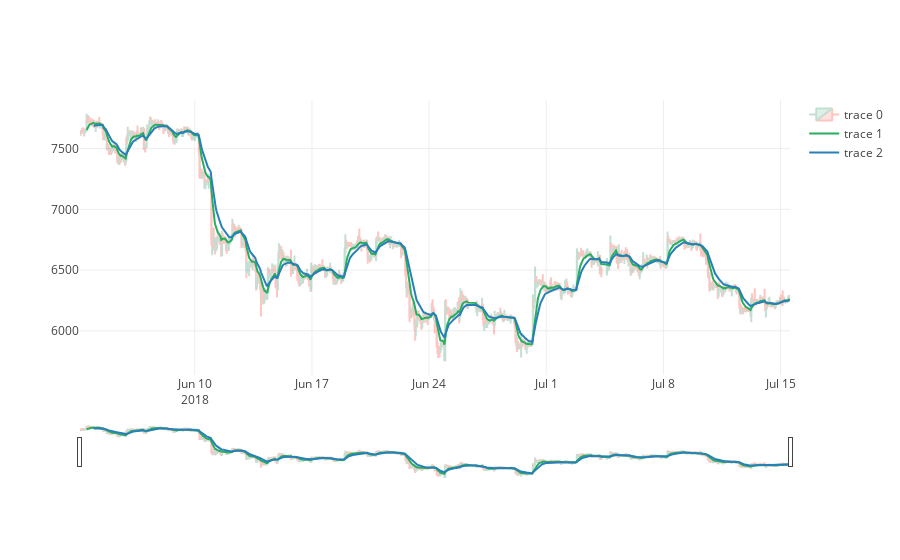

Notebook code cell kept with this figure:
### Code cell
trace = go.Candlestick(
            x=ohlcv_df.time, 
            open=ohlcv_df.open, 
            high=ohlcv_df.high, 
            low=ohlcv_df.low, 
            close=ohlcv_df.close,
            opacity = 0.3
        )

short_EMA_line = go.Scatter(x=ohlcv_df.time, y=ohlcv_df.shortEMA, line = dict(color='#27ae60'))
long_EMA_line = go.Scatter(x=ohlcv_df.time, y=ohlcv_df.longEMA, line = dict(color='#2980b9'))

layout = go.Layout(xaxis = dict(rangeslider = dict(visible = True)))
data = [trace, short_EMA_line, long_EMA_line]

fig = go.Figure(data=data,layout=layout)
py.iplot(fig, filename='simple_candlestick')

### Figure 1 — Plotly figure (JSON) as saved in the notebook; plotly's stock layout.template omitted (floating-point values rounded to 4 significant figures; data arrays with more than 128 entries replaced by an {"elided": "..."} marker saying what was removed)
{"data": [{"close": {"elided": "1000 float values"}, "high": {"elided": "1000 float values"}, "low": {"elided": "1000 float values"}, "opacity": 0.3, "open": {"elided": "1000 float values"}, "type": "candlestick", "uid": "49ebbfe2-87fc-11e8-b422-4a0000b78430", "x": {"elided": "1000 str values"}}, {"line": {"color": "#27ae60"}, "type": "scatter", "uid": "49ebc37a-87fc-11e8-8192-4a0000b78430", "x": {"elided": "1000 str values"}, "y": {"elided": "1000 float values"}}, {"line": {"color": "#2980b9"}, "type": "scatter", "uid": "49ebc606-87fc-11e8-a179-4a0000b78430", "x": {"elided": "1000 str values"}, "y": {"elided": "1000 float values"}}], "layout": {"xaxis": {"rangeslider": {"visible": true}}}}
